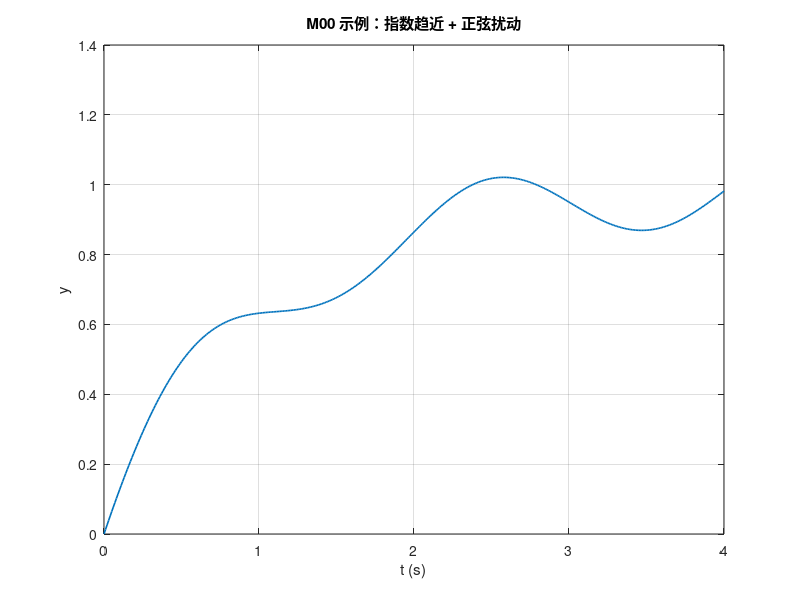

This figure's MATLAB source:
% m00_basics.m — M00：向量、矩阵、简单绘图
% 先运行: run('code/matlab/setup_repo_path.m')

clc;
fprintf('=== M00 basics ===\n');

%% 标量与向量
a = [1, 2, 3];           % 行向量
b = [4; 5; 6];           % 列向量
c = a' + b;              % 同维列向量相加
fprintf('c = \n'); disp(c);

%% 矩阵
A = [1, 2; 3, 4];
B = [0, 1; 1, 0];
C = A * B;               % 矩阵乘
D = A .* B;              % 逐元素乘
fprintf('size(A) = [%d %d]\n', size(A, 1), size(A, 2));
fprintf('det(A) = %g\n', det(A));

%% 简单仿真：一阶响应 + 正弦激励
omega = 2 * pi * 0.5;    % Hz — 可改这里做课堂小改
t = linspace(0, 4, 400);
y = 1 - exp(-t) + 0.1 * sin(omega * t);

figure('Name', 'M00: 示例曲线');
plot(t, y, 'LineWidth', 1.2);
grid on;
xlabel('t (s)');
ylabel('y');
title('M00 示例：指数趋近 + 正弦扰动');

fprintf('=== M00 done: 应看到一张图 ===\n');
